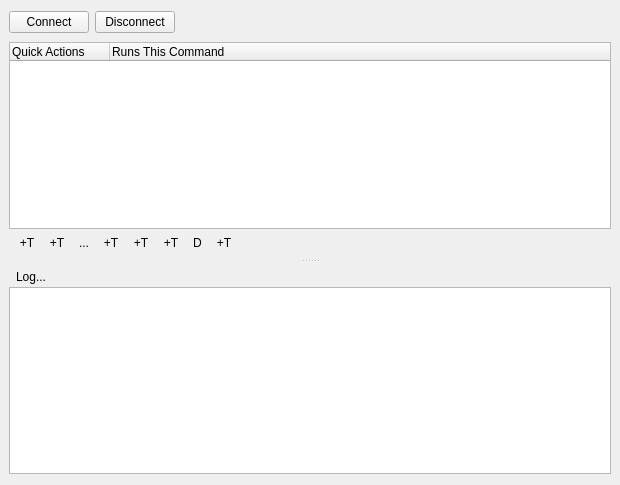
      <widget class="QWidget" name="tabConnect">
       <property name="toolTip">
        <string>Connect to the selected host and run commands or quick actions</string>
       </property>
       <attribute name="title">
        <string>Selected Host</string>
       </attribute>
       <layout class="QGridLayout" name="gridLayout_13">
        <property name="leftMargin">
         <number>0</number>
        </property>
        <property name="topMargin">
         <number>0</number>
        </property>
        <property name="rightMargin">
         <number>0</number>
        </property>
        <property name="bottomMargin">
         <number>0</number>
        </property>
        <item row="0" column="0" colspan="2">
         <widget class="QStackedWidget" name="stackedWidgetConnect">
          <property name="currentIndex">
           <number>0</number>
          </property>
          <widget class="QWidget" name="stackedWidgetConnectPage1">
           <layout class="QVBoxLayout" name="verticalLayout_4">
            <property name="spacing">
             <number>0</number>
            </property>
            <property name="leftMargin">
             <number>0</number>
            </property>
            <property name="topMargin">
             <number>0</number>
            </property>
            <property name="rightMargin">
             <number>0</number>
            </property>
            <property name="bottomMargin">
             <number>0</number>
            </property>
            <item>
             <widget class="QWidget" name="widgetConnect" native="true">
              <property name="sizePolicy">
               <sizepolicy hsizetype="Expanding" vsizetype="Expanding">
                <horstretch>0</horstretch>
                <verstretch>0</verstretch>
               </sizepolicy>
              </property>
              <layout class="QVBoxLayout" name="verticalLayout_3">
               <property name="spacing">
                <number>0</number>
               </property>
               <property name="topMargin">
                <number>0</number>
               </property>
               <property name="bottomMargin">
                <number>11</number>
               </property>
               <item>
                <widget class="QWidget" name="widgetConnectButtons" native="true">
                 <property name="sizePolicy">
                  <sizepolicy hsizetype="Expanding" vsizetype="Minimum">
                   <horstretch>0</horstretch>
                   <verstretch>0</verstretch>
                  </sizepolicy>
                 </property>
                 <layout class="QHBoxLayout" name="horizontalLayout_4">
                  <property name="sizeConstraint">
                   <enum>QLayout::SizeConstraint::SetDefaultConstraint</enum>
                  </property>
                  <property name="leftMargin">
                   <number>0</number>
                  </property>
                  <property name="topMargin">
                   <number>11</number>
                  </property>
                  <property name="rightMargin">
                   <number>0</number>
                  </property>
                  <item>
                   <widget class="QPushButton" name="btnConnect">
                    <property name="text">
                     <string>Connect</string>
                    </property>
                    <property name="icon">
                     <iconset resource="res/resource.qrc">
                      <normaloff>:/icons/ht_050_btn_connect.png</normaloff>:/icons/ht_050_btn_connect.png</iconset>
                    </property>
                   </widget>
                  </item>
                  <item>
                   <widget class="QPushButton" name="btnDisconnect">
                    <property name="text">
                     <string>Disconnect</string>
                    </property>
                    <property name="icon">
                     <iconset resource="res/resource.qrc">
                      <normaloff>:/icons/ht_060_btn_disconnect.png</normaloff>:/icons/ht_060_btn_disconnect.png</iconset>
                    </property>
                   </widget>
                  </item>
                  <item>
                   <spacer name="horizontalSpacer_3">
                    <property name="orientation">
                     <enum>Qt::Orientation::Horizontal</enum>
                    </property>
                    <property name="sizeHint" stdset="0">
                     <size>
                      <width>188</width>
                      <height>18</height>
                     </size>
                    </property>
                   </spacer>
                  </item>
                 </layout>
                </widget>
               </item>
               <item>
                <widget class="QSplitter" name="splitterConnect">
                 <property name="sizePolicy">
                  <sizepolicy hsizetype="Expanding" vsizetype="Expanding">
                   <horstretch>0</horstretch>
                   <verstretch>0</verstretch>
                  </sizepolicy>
                 </property>
                 <property name="frameShadow">
                  <enum>QFrame::Shadow::Raised</enum>
                 </property>
                 <property name="orientation">
                  <enum>Qt::Orientation::Vertical</enum>
                 </property>
                 <property name="handleWidth">
                  <number>10</number>
                 </property>
                 <widget class="QWidget" name="widgetCustomActionsWidget" native="true">
                  <layout class="QVBoxLayout" name="verticalLayout_7">
                   <property name="leftMargin">
                    <number>0</number>
                   </property>
                   <property name="topMargin">
                    <number>0</number>
                   </property>
                   <property name="rightMargin">
                    <number>0</number>
                   </property>
                   <property name="bottomMargin">
                    <number>0</number>
                   </property>
                   <item>
                    <widget class="CustomActionsEditWidget" name="widgetCustomActions" native="true">
                     <layout class="QVBoxLayout" name="verticalLayout_9">
                      <property name="spacing">
                       <number>0</number>
                      </property>
                      <property name="leftMargin">
                       <number>0</number>
                      </property>
                      <property name="topMargin">
                       <number>0</number>
                      </property>
                      <property name="rightMargin">
                       <number>0</number>
                      </property>
                      <property name="bottomMargin">
                       <number>0</number>
                      </property>
                      <item>
                       <widget class="TreeWidget" name="treeCustomActionsEdit">
                        <property name="frameShape">
                         <enum>QFrame::Shape::StyledPanel</enum>
                        </property>
                        <property name="frameShadow">
                         <enum>QFrame::Shadow::Sunken</enum>
                        </property>
                        <property name="editTriggers">
                         <set>QAbstractItemView::EditTrigger::EditKeyPressed|QAbstractItemView::EditTrigger::SelectedClicked</set>
                        </property>
                        <property name="tabKeyNavigation">
                         <bool>false</bool>
                        </property>
                        <property name="dragEnabled">
                         <bool>true</bool>
                        </property>
                        <property name="dragDropOverwriteMode">
                         <bool>false</bool>
                        </property>
                        <property name="dragDropMode">
                         <enum>QAbstractItemView::DragDropMode::InternalMove</enum>
                        </property>
                        <property name="defaultDropAction">
                         <enum>Qt::DropAction::IgnoreAction</enum>
                        </property>
                        <property name="selectionMode">
                         <enum>QAbstractItemView::SelectionMode::ExtendedSelection</enum>
                        </property>
                        <property name="selectionBehavior">
                         <enum>QAbstractItemView::SelectionBehavior::SelectRows</enum>
                        </property>
                        <property name="autoExpandDelay">
                         <number>1000</number>
                        </property>
                        <property name="uniformRowHeights">
                         <bool>true</bool>
                        </property>
                        <property name="itemsExpandable">
                         <bool>true</bool>
                        </property>
                        <property name="wordWrap">
                         <bool>false</bool>
                        </property>
                        <property name="expandsOnDoubleClick">
                         <bool>false</bool>
                        </property>
                        <attribute name="headerVisible">
                         <bool>true</bool>
                        </attribute>
                        <column>
                         <property name="text">
                          <string>Quick Actions</string>
                         </property>
                         <property name="toolTip">
                          <string>This action will run the specified command.</string>
                         </property>
                        </column>
                        <column>
                         <property name="text">
                          <string>Runs This Command</string>
                         </property>
                         <property name="toolTip">
                          <string>This action will run the specified  command.</string>
                         </property>
                        </column>
                       </widget>
                      </item>
                      <item>
                       <widget class="QWidget" name="widgetCustomActionsEditButtons" native="true">
                        <layout class="QHBoxLayout" name="horizontalLayout_9">
                         <property name="spacing">
                          <number>0</number>
                         </property>
                         <property name="leftMargin">
                          <number>3</number>
                         </property>
                         <property name="topMargin">
                          <number>3</number>
                         </property>
                         <property name="rightMargin">
                          <number>3</number>
                         </property>
                         <property name="bottomMargin">
                          <number>3</number>
                         </property>
                         <item>
                          <widget class="QToolButton" name="btnCustomActionAdd">
                           <property name="toolTip">
                            <string>Add a new action</string>
                           </property>
                           <property name="text">
                            <string>+T</string>
                           </property>
                           <property name="icon">
                            <iconset resource="res/resource.qrc">
                             <normaloff>:/icons/ca_010_btn_add_action.png</normaloff>:/icons/ca_010_btn_add_action.png</iconset>
                           </property>
                           <property name="autoRaise">
                            <bool>true</bool>
                           </property>
                          </widget>
                         </item>
                         <item>
                          <widget class="QToolButton" name="btnCustomActionEdit">
                           <property name="toolTip">
                            <string>Edit Wizard</string>
                           </property>
                           <property name="text">
                            <string>+T</string>
                           </property>
                           <property name="icon">
                            <iconset resource="res/resource.qrc">
                             <normaloff>:/icons/ca_020_btn_edit.png</normaloff>:/icons/ca_020_btn_edit.png</iconset>
                           </property>
                           <property name="autoRaise">
                            <bool>true</bool>
                           </property>
                          </widget>
                         </item>
                         <item>
                          <widget class="QToolButton" name="btnCustomActionDuplicate">
                           <property name="toolTip">
                            <string>Duplicate</string>
                           </property>
                           <property name="text">
                            <string>...</string>
                           </property>
                           <property name="icon">
                            <iconset resource="res/resource.qrc">
                             <normaloff>:/icons/ca_030_btn_dup.png</normaloff>:/icons/ca_030_btn_dup.png</iconset>
                           </property>
                           <property name="autoRaise">
                            <bool>true</bool>
                           </property>
                          </widget>
                         </item>
                         <item>
                          <widget class="QToolButton" name="btnCustomActionDelete">
                           <property name="toolTip">
                            <string>Delete</string>
                           </property>
                           <property name="text">
                            <string>+T</string>
                           </property>
                           <property name="icon">
                            <iconset resource="res/resource.qrc">
                             <normaloff>:/icons/ca_040_btn_del.png</normaloff>:/icons/ca_040_btn_del.png</iconset>
                           </property>
                           <property name="autoRaise">
                            <bool>true</bool>
                           </property>
                          </widget>
                         </item>
                         <item>
                          <widget class="QToolButton" name="btnCustomActionLeft">
                           <property name="toolTip">
                            <string>Move Left</string>
                           </property>
                           <property name="text">
                            <string>+T</string>
                           </property>
                           <property name="icon">
                            <iconset resource="res/resource.qrc">
                             <normaloff>:/icons/ca_050_btn_left.png</normaloff>:/icons/ca_050_btn_left.png</iconset>
                           </property>
                           <property name="autoRepeat">
                            <bool>true</bool>
                           </property>
                           <property name="autoRaise">
                            <bool>true</bool>
                           </property>
                          </widget>
                         </item>
                         <item>
                          <widget class="QToolButton" name="btnCustomActionUp">
                           <property name="toolTip">
                            <string>Move Up</string>
                           </property>
                           <property name="text">
                            <string>+T</string>
                           </property>
                           <property name="icon">
                            <iconset resource="res/resource.qrc">
                             <normaloff>:/icons/ca_060_btn_up.png</normaloff>:/icons/ca_060_btn_up.png</iconset>
                           </property>
                           <property name="autoRepeat">
                            <bool>true</bool>
                           </property>
                           <property name="autoRaise">
                            <bool>true</bool>
                           </property>
                           <property name="arrowType">
                            <enum>Qt::ArrowType::NoArrow</enum>
                           </property>
                          </widget>
                         </item>
                         <item>
                          <widget class="QToolButton" name="btnCustomActionDown">
                           <property name="toolTip">
                            <string>Move Down</string>
                           </property>
                           <property name="text">
                            <string>D</string>
                           </property>
                           <property name="icon">
                            <iconset resource="res/resource.qrc">
                             <normaloff>:/icons/ca_070_btn_down.png</normaloff>:/icons/ca_070_btn_down.png</iconset>
                           </property>
                           <property name="autoRepeat">
                            <bool>true</bool>
                           </property>
                           <property name="autoRaise">
                            <bool>true</bool>
                           </property>
                          </widget>
                         </item>
                         <item>
                          <widget class="QToolButton" name="btnCustomActionRight">
                           <property name="toolTip">
                            <string>Move Right</string>
                           </property>
                           <property name="text">
                            <string>+T</string>
                           </property>
                           <property name="icon">
                            <iconset resource="res/resource.qrc">
                             <normaloff>:/icons/ca_080_btn_right.png</normaloff>:/icons/ca_080_btn_right.png</iconset>
                           </property>
                           <property name="autoRepeat">
                            <bool>true</bool>
                           </property>
                           <property name="autoRaise">
                            <bool>true</bool>
                           </property>
                          </widget>
                         </item>
                         <item>
                          <spacer name="widgetCustomActionsEditButtonsSpacer">
                           <property name="orientation">
                            <enum>Qt::Orientation::Horizontal</enum>
                           </property>
                           <property name="sizeHint" stdset="0">
                            <size>
                             <width>369</width>
                             <height>20</height>
                            </size>
                           </property>
                          </spacer>
                         </item>
                        </layout>
                       </widget>
                      </item>
                     </layout>
                    </widget>
                   </item>
                  </layout>
                 </widget>
                 <widget class="QWidget" name="widgetLog" native="true">
                  <layout class="QVBoxLayout" name="verticalLayout_11">
                   <property name="spacing">
                    <number>0</number>
                   </property>
                   <property name="leftMargin">
                    <number>0</number>
                   </property>
                   <property name="topMargin">
                    <number>0</number>
                   </property>
                   <property name="rightMargin">
                    <number>0</number>
                   </property>
                   <property name="bottomMargin">
                    <number>0</number>
                   </property>
                   <item>
                    <widget class="QToolButton" name="btnLogMenu">
                     <property name="text">
                      <string>Log...</string>
                     </property>
                     <property name="popupMode">
                      <enum>QToolButton::ToolButtonPopupMode::InstantPopup</enum>
                     </property>
                     <property name="toolButtonStyle">
                      <enum>Qt::ToolButtonStyle::ToolButtonTextOnly</enum>
                     </property>
                     <property name="autoRaise">
                      <bool>true</bool>
                     </property>
                    </widget>
                   </item>
                   <item>
                    <widget class="QTextBrowser" name="textBrowser"/>
                   </item>
                  </layout>
                 </widget>
                </widget>
               </item>
              </layout>
             </widget>
            </item>
           </layout>
          </widget>
          <widget class="QWidget" name="stackedWidgetConnectPage2">
           <layout class="QVBoxLayout" name="verticalLayout_2">
            <property name="spacing">
             <number>0</number>
            </property>
            <property name="leftMargin">
             <number>0</number>
            </property>
            <property name="topMargin">
             <number>0</number>
            </property>
            <property name="rightMargin">
             <number>0</number>
            </property>
            <property name="bottomMargin">
             <number>0</number>
            </property>
           </layout>
          </widget>
         </widget>
        </item>
       </layout>
      </widget>
